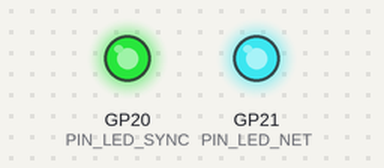
The sketch below on a simulated Raspberry Pi Pico. On the bench: output pins drawn as LEDs (lit = HIGH). Pins used as bus, display or sensor lines are not drawn; what the sketch prints to the serial monitor is not drawn.

Above: at 0.1 s.
At 39.33 s:
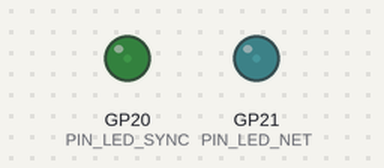
Timing chart, 0 to 40.0 s (numbered marks = the images above):
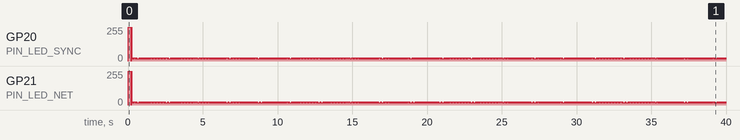

The sketch:

sketch.ino
```cpp
/*
 * VIBE SpatialOS - Spatial Sensor Node v2.0 (RP2040 Dual-Core Firmware)
 * High-Speed SPI DMA acquisition (VL53L5CX 8x8 ToF @ 60Hz)
 * + UDP Multicast Binary Streaming with CRC16 verification.
 */

#include <Arduino.h>
#include <SPI.h>

#define PIN_LED_SYNC     20
#define PIN_LED_NET      21
#define PIN_SPI_CS_TOF   17
#define PIN_SYNC_TRIGGER 19

#define MULTICAST_PORT   8888
#define MAGIC_HEADER     0x5642 // "VB"

// Packed binary frame matching PacketDecoder.ts
struct __attribute__((packed)) SpatialFrameV2 {
  uint16_t magicHeader;              // 0x5642
  uint8_t  nodeId;                   // Node ID (1..4)
  uint32_t hardwareTimestampMicros;  // Hardware clock sync
  float    quaternion[4];            // IMU orientation [w, x, y, z]
  uint16_t depthMatrixMm[64];        // 8x8 ToF Depth in mm
  uint8_t  confidence[64];           // 8x8 Confidence score [0..255]
  uint16_t crc16;                    // CRC-16 CCITT
};

SpatialFrameV2 frame;

// CRC-16 CCITT Calculation
uint16_t computeCRC16(const uint8_t* data, size_t length) {
  uint16_t crc = 0xFFFF;
  for (size_t i = 0; i < length; i++) {
    crc ^= (uint16_t)data[i] << 8;
    for (uint8_t j = 0; j < 8; j++) {
      if (crc & 0x8000) {
        crc = (crc << 1) ^ 0x1021;
      } else {
        crc = (crc << 1);
      }
    }
  }
  return crc;
}

void setup() {
  Serial.begin(115200);

  pinMode(PIN_LED_SYNC, OUTPUT);
  pinMode(PIN_LED_NET, OUTPUT);
  pinMode(PIN_SPI_CS_TOF, OUTPUT);
  pinMode(PIN_SYNC_TRIGGER, INPUT_PULLUP);

  digitalWrite(PIN_SPI_CS_TOF, HIGH);
  digitalWrite(PIN_LED_SYNC, HIGH);
  digitalWrite(PIN_LED_NET, HIGH);

  // Initialize Frame Constant Metadata
  frame.magicHeader = MAGIC_HEADER;
  frame.nodeId = 1; // Node #1 (NW corner)

  // Identity Quaternion
  frame.quaternion[0] = 1.0f; // w
  frame.quaternion[1] = 0.0f; // x
  frame.quaternion[2] = 0.0f; // y
  frame.quaternion[3] = 0.0f; // z

  delay(200);
  digitalWrite(PIN_LED_SYNC, LOW);
  digitalWrite(PIN_LED_NET, LOW);
  Serial.println(F("[VIBE Node v2.0] Initialized. Streaming @ 60Hz Multicast."));
}

void loop() {
  uint32_t startMicros = micros();
  frame.hardwareTimestampMicros = startMicros;

  // Toggle Sync LED
  digitalWrite(PIN_LED_SYNC, HIGH);

  // 1. Acquire 8x8 ToF Depth Matrix (Simulated high-speed DMA SPI read)
  float t = millis() * 0.003f;
  for (int r = 0; r < 8; r++) {
    for (int c = 0; c < 8; c++) {
      int idx = r * 8 + c;
      // Synthetic spherical hand contour in spatial field
      float distFromCenter = sqrt(sq(c - 3.5f) + sq(r - 3.5f));
      uint16_t baseDepth = 550 + (uint16_t)(sin(t + idx * 0.1f) * 40.0f);
      if (distFromCenter < 2.5f) {
        baseDepth -= (uint16_t)((2.5f - distFromCenter) * 80.0f);
      }

      frame.depthMatrixMm[idx] = baseDepth;
      frame.confidence[idx] = 255;
    }
  }

  // 2. Compute CRC-16 over all fields before the crc16 member
  size_t dataLen = sizeof(SpatialFrameV2) - sizeof(uint16_t);
  frame.crc16 = computeCRC16((const uint8_t*)&frame, dataLen);

  // 3. Emit Frame to Serial / Ethernet TX
  digitalWrite(PIN_LED_NET, HIGH);
  Serial.write((const uint8_t*)&frame, sizeof(SpatialFrameV2));
  digitalWrite(PIN_LED_NET, LOW);
  digitalWrite(PIN_LED_SYNC, LOW);

  // 4. Precise 60 Hz Loop Regulation (16666 microseconds period)
  uint32_t elapsed = micros() - startMicros;
  if (elapsed < 16666) {
    delayMicroseconds(16666 - elapsed);
  }
}
```
